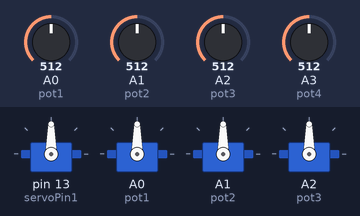
This sketch was run on a simulated Arduino Uno, built with avr-gcc and run on an emulated ATmega328P. On the bench: 4 × servo. Inputs (shaded band) come from the test bench; at power-on: A0 (pot1) = 512, A1 (pot2) = 512, A2 (pot3) = 512, A3 (pot4) = 512.

Above: at 1.2 s.
1.3 s: A0 (pot1) set to 716
At 1.6 s:
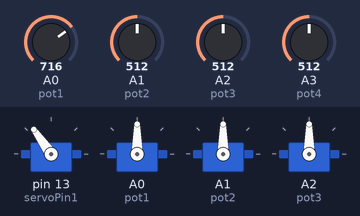
2.8 s: A1 (pot2) set to 716
At 3.8 s:
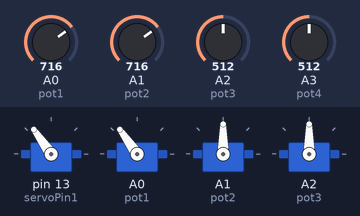
4.3 s: A2 (pot3) set to 716
At 4.8 s:
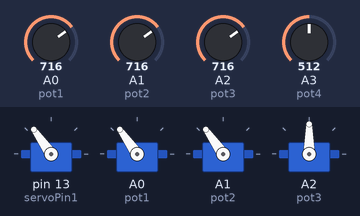
5.8 s: A3 (pot4) set to 716
At 6.4 s:
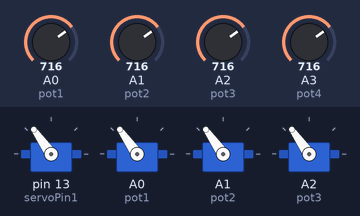
7.3 s: A0 (pot1) set to 992
At 8.5 s:
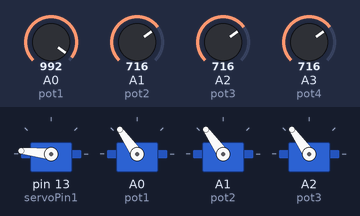
8.8 s: A1 (pot2) set to 992
At 9.7 s:
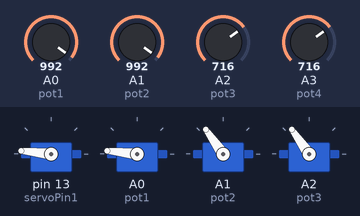
Timing chart, 0 to 11.3 s (numbered marks = the images above; inputs shaded):
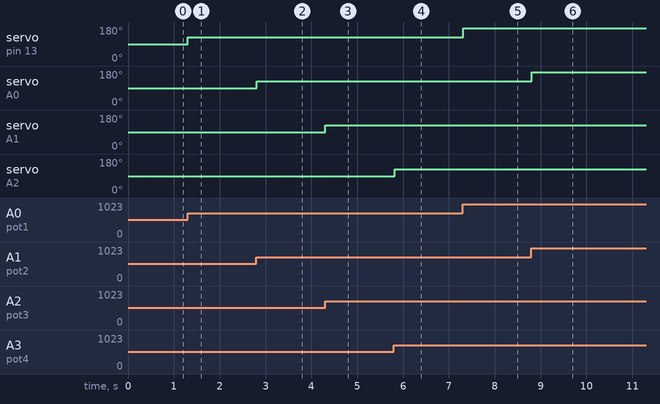

The sketch:

Basic_Pot_code.ino
```cpp
#include <Servo.h>

// Define servo objects
Servo servo1, servo2, servo3, servo4;

// Define potentiometer pins
const int pot1 = A0;
const int pot2 = A1;
const int pot3 = A2;
const int pot4 = A3;

// Define servo pins
const int servoPin1 = 13;
const int servoPin2 = 14;
const int servoPin3 = 15;
const int servoPin4 = 16;

void setup() {
    // Attach servos to their respective pins
    servo1.attach(servoPin1);
    servo2.attach(servoPin2);
    servo3.attach(servoPin3);
    servo4.attach(servoPin4);
}

void loop() {
    // Read potentiometer values (0-1023 for Arduino UNO ADC)
    int val1 = analogRead(pot1);
    int val2 = analogRead(pot2);
    int val3 = analogRead(pot3);
    int val4 = analogRead(pot4);

    // Map values from 0-1023 to servo range (0-180 degrees)
    val1 = map(val1, 0, 1023, 0, 180);
    val2 = map(val2, 0, 1023, 0, 180);
    val3 = map(val3, 0, 1023, 0, 180);
    val4 = map(val4, 0, 1023, 0, 180);

    // Move servos
    servo1.write(val1);
    servo2.write(val2);
    servo3.write(val3);
    servo4.write(val4);

    // Small delay for stability
    delay(15);
}
```

Measured:
- after the input at 1.3 s, servo on pin 13 (servoPin1): 90° → 125° at once
- after the input at 2.8 s, servo on A0 (pot1): 90° → 125° at once
- after the input at 4.3 s, servo on A1 (pot2): 90° → 125° at once
- after the input at 5.8 s, servo on A2 (pot3): 90° → 125° at once
- after the input at 7.3 s, servo on pin 13 (servoPin1): 125° → 174° at once
- after the input at 8.8 s, servo on A0 (pot1): 125° → 174° at once
